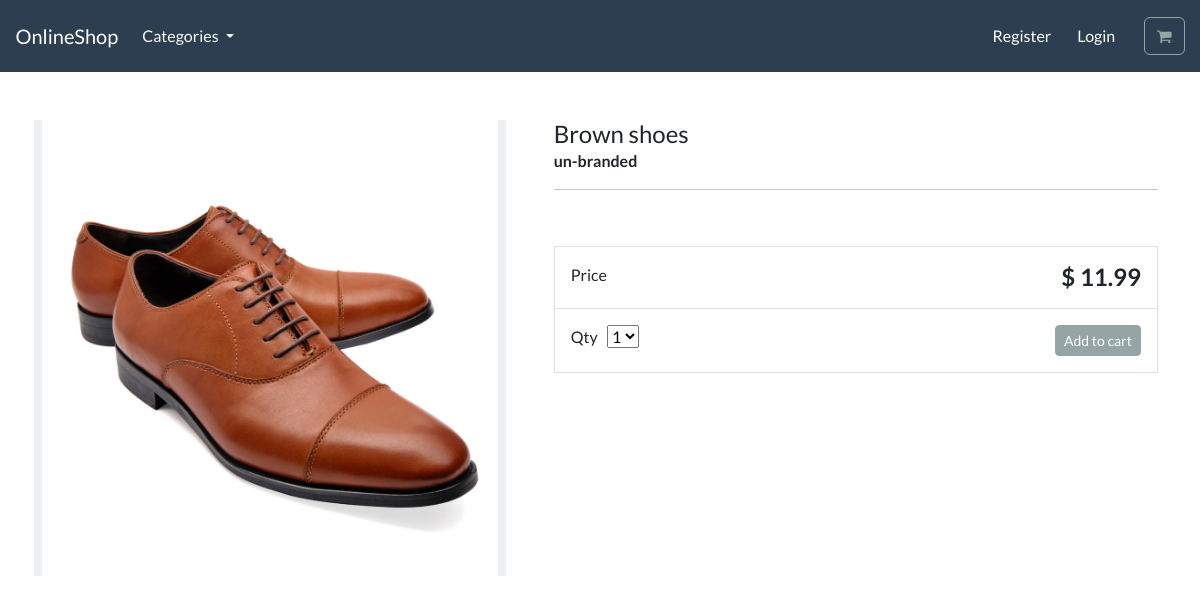
Screenshot of /product/brown-shoes/ with the database file from the repository.
### store/models.py (models this page shows, shortened)
class Product(models.Model):
    category = models.ForeignKey(Category, related_name='product', on_delete = models.CASCADE, null=True)
    title = models.CharField(max_length=200)
    brand = models.CharField(max_length=200, default='un-branded')
    description = models.TextField(blank=True)
    slug = models.SlugField(max_length=250)
    price = models.DecimalField(max_digits=4, decimal_places=2)
    image = models.ImageField(upload_to='images/')
    class Meta:
        verbose_name_plural = 'products'

### store/views.py (the view)
# urls.py: path('product/<slug:product_slug>/',views.product_info,name='product-info'),
def product_info(request, product_slug):
    product = get_object_or_404(Product, slug=product_slug)
    context = {'product': product}
    return render(request,'store/product-info.html',context)

### cart/context_processors.py (called while the page is built)
def cart(request):
    return{'cart': Cart(request)}

### store/models.py (called while the page is built)
    def get_absolute_url(self):
        return reverse('list-category',args=[self.slug])

### store/views.py (called while the page is built)
def categories(request):
    all_categories = Category.objects.all()
    return{'all_categories': all_categories}

### store/templates/store/product-info.html (shortened to what this page needs)
{% extends "./base.html" %}
{% load static %}
{% block content %}
<div class="container">
    <main class="pt-5">
        <div class="row g-3">
            <div class="col-md-5 col-lg-5 order-md-first bg-light">
                <img class="img-fluid mx-auto d-block" alt="Responsive image" src="{{product.image.url}}">
            </div>
            <div class="col-md-7 col-lg-7 ps-md-3 ps-lg-5">
                <h1 class="mb-0 h4"> {{product.title}}</h1>
                <strong>{{product.brand}}</strong>
                <hr>
                <br>
                <div class="border">
                    <div class="col border-bottom">
                        <div class="row p-3">
                            <div class="col-6"> Price </div>
                            <div class="col-6 text-end"><span class="h4 fw-bold">$ {{product.price}}</span></div>
                        </div>
                    </div>
                    <div class="col">
                        <div class="row p-3">
                            <div class="col-6">
                                <label for="select">Qty</label>
                                <select id="select">
                                    <option value="1">1</option>
                                </select>
                            </div>
                            <div class="col-6 text-end">
                                <button type="button" id="add-button" value="" class="btn btn-secondary btn-sm">
                                Add to cart
                                </button>
                            </div>
                        </div>
                    </div>
                </div>
            </div>
        </div>
    </main>
    <br>
</div>
{% endblock %}

### rows the page displays
Product: image (picture), title "Brown shoes", brand "un-branded", price "11.99"
